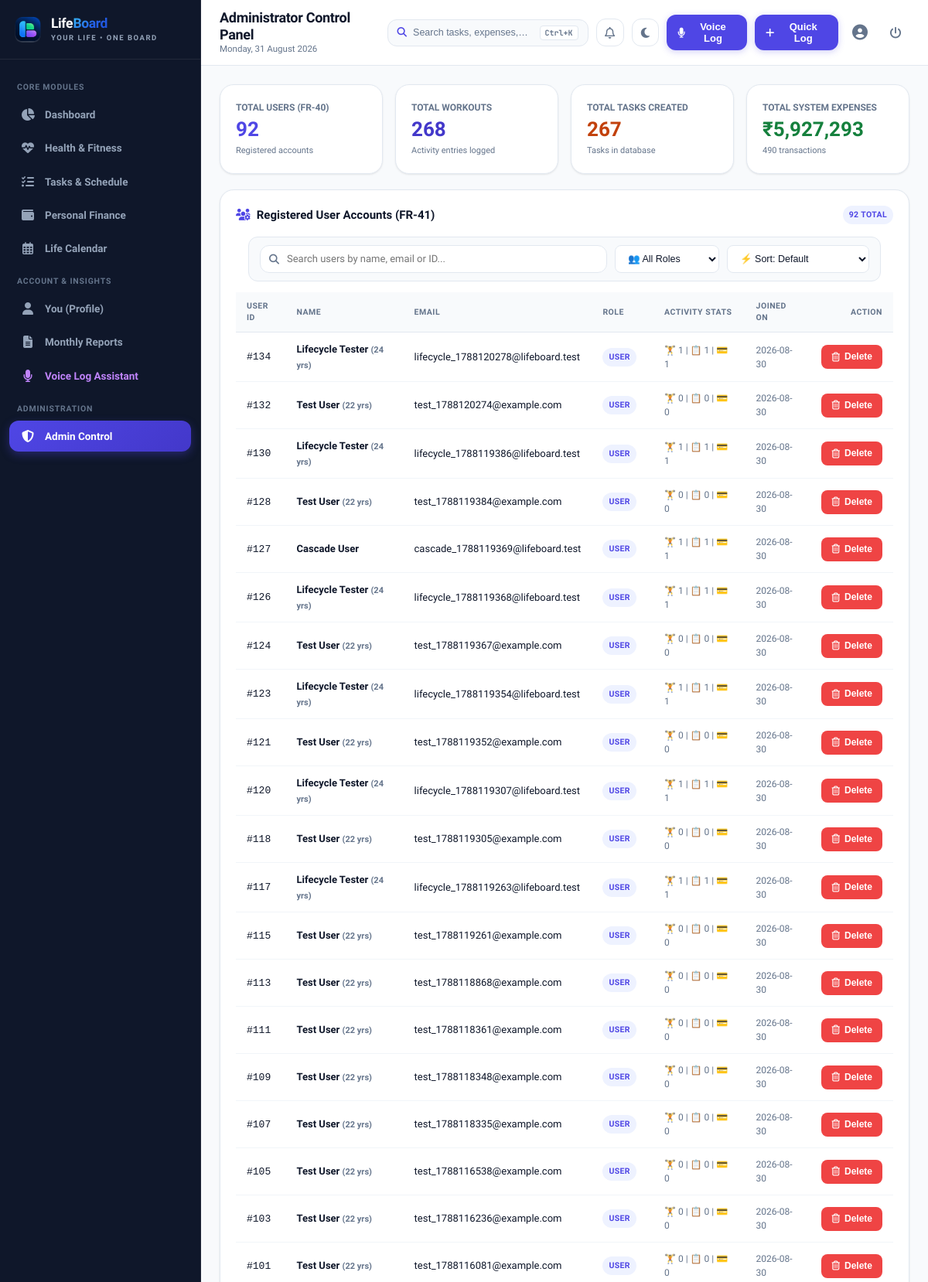
The page /admin (signed in, upper part) on the database its author committed.
### tables this page shows
CREATE TABLE users (
        user_id INTEGER PRIMARY KEY AUTOINCREMENT,
        name VARCHAR(100) NOT NULL,
        email VARCHAR(150) NOT NULL UNIQUE,
        password_hash VARCHAR(256) NOT NULL,
        role VARCHAR(10) DEFAULT 'user',
        phone VARCHAR(20),
        age INTEGER,
        bio TEXT,
        created_at DATETIME DEFAULT CURRENT_TIMESTAMP
    );

### app.py (the view)
@app.route('/admin')
@admin_required
def admin_panel():
    stats = models.get_admin_system_stats()
    users = models.get_all_registered_users()
    logs = models.get_audit_logs(limit=50)
    return render_template('admin/index.html',
                           stats=stats,
                           users=users,
                           logs=logs)

### app.py (called while the page is built)
def admin_required(f):
    @wraps(f)
    def decorated_function(*args, **kwargs):
        if 'user_id' not in session:
            flash('Please log in as an administrator.', 'warning')
            return redirect(url_for('login', next=request.path))
        if session.get('role') != 'admin':
            return render_template('errors/403.html'), 403
        return f(*args, **kwargs)
    return decorated_function

@app.after_request
def add_security_headers(response):
    response.headers['Cache-Control'] = 'no-cache, no-store, must-revalidate, max-age=0'
    response.headers['Pragma'] = 'no-cache'
    response.headers['Expires'] = '0'
    return response

@app.context_processor
def inject_global_variables():
    current_user = None
    notifications = []
    if 'user_id' in session:
        current_user = models.get_user_by_id(session['user_id'])
        notifications = models.get_user_notifications(session['user_id'])
    return {
        'current_user': current_user,
        'notifications': notifications,
        'unread_notifications_count': len(notifications),
        'today_date': date.today().strftime('%A, %d %B %Y'),
        'current_year': date.today().year,
        'current_month': date.today().month,
        'now': datetime.now()
    }

### database.py (called while the page is built)
def get_db():
    conn = sqlite3.connect(DB_PATH)
    conn.row_factory = sqlite3.Row
    conn.execute("PRAGMA foreign_keys = ON;")
    return conn

### models.py (called while the page is built)
def get_user_by_id(user_id: int):
    conn = get_db()
    cursor = conn.cursor()
    cursor.execute("SELECT * FROM users WHERE user_id = ?", (user_id,))
    user = cursor.fetchone()
    conn.close()
    return user

def get_all_registered_users():
    conn = get_db()
    cursor = conn.cursor()
    cursor.execute("""
    SELECT user_id, name, email, role, phone, age, created_at,
           (SELECT COUNT(*) FROM workout_log WHERE workout_log.user_id = users.user_id) AS workout_count,
           (SELECT COUNT(*) FROM tasks WHERE tasks.user_id = users.user_id) AS task_count,
           (SELECT COUNT(*) FROM expense_log WHERE expense_log.user_id = users.user_id) AS expense_count
    FROM users
    ORDER BY created_at DESC
    """)
    users = cursor.fetchall()
    conn.close()
    return users

### templates/admin/index.html (shortened to what this page needs)
{% extends "base.html" %}
{% block page_title %}Administrator Control Panel{% endblock %}
{% block content %}
<div class="grid-4">
  <div class="card">
    <div style="font-size: 12px; font-weight: 700; color: var(--text-muted); text-transform: uppercase;">Total Users (FR-40)</div>
    <div style="font-size: 26px; font-weight: 800; color: var(--primary);">{{ stats.total_users }}</div>
    <div style="font-size: 11px; color: var(--text-muted);">Registered accounts</div>
  </div>
  <div class="card">
    <div style="font-size: 12px; font-weight: 700; color: var(--text-muted); text-transform: uppercase;">Total Workouts</div>
    <div style="font-size: 26px; font-weight: 800; color: #4338ca;">{{ stats.total_workouts }}</div>
    <div style="font-size: 11px; color: var(--text-muted);">Activity entries logged</div>
  </div>
  <div class="card">
    <div style="font-size: 12px; font-weight: 700; color: var(--text-muted); text-transform: uppercase;">Total Tasks Created</div>
    <div style="font-size: 26px; font-weight: 800; color: #c2410c;">{{ stats.total_tasks }}</div>
    <div style="font-size: 11px; color: var(--text-muted);">Tasks in database</div>
  </div>
  <div class="card">
    <div style="font-size: 12px; font-weight: 700; color: var(--text-muted); text-transform: uppercase;">Total System Expenses</div>
    <div style="font-size: 26px; font-weight: 800; color: #15803d;">₹{{ "{:,.0f}".format(stats.total_spent_system) }}</div>
    <div style="font-size: 11px; color: var(--text-muted);">{{ stats.total_expenses }} transactions</div>
  </div>
</div>
<div class="card" style="margin-bottom: 24px;">
  <div class="card-header">
    <h3 class="card-title">
      <i class="fa-solid fa-users-gear" style="color: var(--primary);"></i>
      <span>Registered User Accounts (FR-41)</span>
    </h3>
    <span class="badge badge-primary">{{ users | length }} Total</span>
  </div>
  <div class="filter-toolbar" style="margin: 0 16px 14px 16px;">
    <div class="search-box">
      <input type="text" id="userSearchInput" class="form-control" placeholder="Search users by name, email or ID...">
    </div>
    <select id="userRoleFilter" class="filter-select">
      <option value="all">👥 All Roles</option>
    </select>
    <select id="userSortSelect" class="sort-select">
      <option value="default">⚡ Sort: Default</option>
    </select>
  </div>
  <div class="table-responsive">
    <table class="table-custom">
      <thead>
        <tr>
          <th>User ID</th>
          <th>Name</th>
          <th>Email</th>
          <th>Role</th>
          <th>Activity Stats</th>
          <th>Joined On</th>
          <th style="text-align: right;">Action</th>
        </tr>
      </thead>
      <tbody id="userTableBody">
        {% for u in users %}
        <tr data-name="{{ u.name | escape }}" data-role="{{ u.role }}" data-date="{{ u.created_at }}">
          <td><code>#{{ u.user_id }}</code></td>
          <td style="font-weight: 600;">
            {{ u.name }}
            {% if u.age %}<span style="font-size: 11px; color: var(--text-muted);">({{ u.age }} yrs)</span>{% endif %}
          </td>
          <td>{{ u.email }}</td>
          <td>
            <span class="badge {% if u.role == 'admin' %}badge-danger{% else %}badge-primary{% endif %}">
              {{ u.role }}
            </span>
          </td>
          <td style="font-size: 12px; color: var(--text-muted);">
            🏋️ {{ u.workout_count }} | 📋 {{ u.task_count }} | 💳 {{ u.expense_count }}
          </td>
          <td style="font-size: 12px; color: var(--text-muted);">{{ u.created_at[:10] }}</td>
          <td style="text-align: right;">
            {% if u.user_id != session.get('user_id') %}
            <form action="{{ url_for('admin_delete_user', target_user_id=u.user_id) }}" method="POST" style="display: inline;" data-confirm="Are you sure you want to delete user '{{ u.name }}'? All associated workouts, habits, tasks, and expenses will be permanently removed!">
              <button type="submit" class="btn btn-danger btn-sm" title="Delete User Account">
                <i class="fa-regular fa-trash-can"></i> Delete
              </button>
            </form>
            {% else %}
            <span class="badge badge-secondary">Active Admin</span>
            {% endif %}
          </td>
        </tr>
        {% endfor %}
      </tbody>
    </table>
  </div>
</div>
{% endblock %}

### static/css/style.css (style rules this page uses)
:root { --primary: #4f46e5; --primary-hover: #4338ca; --primary-light: #eef2ff; --primary-border: #c7d2fe; --secondary: #0284c7; --secondary-light: #e0f2fe; --success: #10b981; --success-light: #ecfdf5; --success-border: #a7f3d0; --warning: #f59e0b; --warning-light: #fffbeb; --warning-border: #fde68a; --danger: #ef4444; --danger-light: #fef2f2; --danger-border: #fecaca; --bg-app: #f8fafc; --bg-card: #ffffff; --bg-sidebar: #0f172a; --bg-sidebar-hover: #1e293b; --bg-sidebar-active: #312e81; --text-main: #0f172a; --text-muted: #64748b; --text-light: #94a3b8; --text-sidebar: #cbd5e1; --border-color: #e2e8f0; --border-light: #f1f5f9; --shadow-xs: 0 1px 2px rgba(0, 0, 0, 0.04); --shadow-sm: 0 1px 3px rgba(0, 0, 0, 0.06), 0 1px 2px rgba(0, 0, 0, 0.04); --shadow-md: 0 4px 6px -1px rgba(0, 0, 0, 0.07), 0 2px 4px -1px rgba(0, 0, 0, 0.04); --shadow-lg: 0 10px 15px -3px rgba(0, 0, 0, 0.08), 0 4px 6px -2px rgba(0, 0, 0, 0.04); --shadow-xl: 0 20px 25px -5px rgba(0, 0, 0, 0.1), 0 10px 10px -5px rgba(0, 0, 0, 0.04); --radius-sm: 8px; --radius-md: 12px; --radius-lg: 18px; --radius-full: 9999px; --transition: all 0.2s cubic-bezier(0.4, 0, 0.2, 1); }
*, *::before, *::after { box-sizing: border-box; margin: 0; padding: 0; -webkit-tap-highlight-color: transparent; }
html { font-size: 15px; scroll-behavior: smooth; height: 100%; }
body { font-family: 'Plus Jakarta Sans', -apple-system, BlinkMacSystemFont, "Segoe UI", Roboto, sans-serif; background-color: var(--bg-app); color: var(--text-main); line-height: 1.5; min-height: 100%; overflow-x: hidden; width: 100%; position: relative; text-rendering: optimizeLegibility; -webkit-font-smoothing: antialiased; }
.card { background-color: var(--bg-card); border-radius: var(--radius-lg); border: 1px solid var(--border-color); box-shadow: var(--shadow-sm); padding: 20px; transition: var(--transition); width: 100%; }
.card-header { display: flex; align-items: center; justify-content: space-between; margin-bottom: 16px; flex-wrap: wrap; gap: 10px; }
.card-title { font-size: 15px; font-weight: 800; display: flex; align-items: center; gap: 8px; color: var(--text-main); }
.card-title i { color: var(--primary); }
.grid-4 { display: grid; grid-template-columns: repeat(4, 1fr); gap: 16px; margin-bottom: 20px; width: 100%; }
.badge { display: inline-flex; align-items: center; gap: 4px; padding: 4px 8px; border-radius: var(--radius-full); font-size: 10.5px; font-weight: 700; text-transform: uppercase; letter-spacing: 0.4px; }
.badge-primary { background: var(--primary-light); color: var(--primary); }
.table-responsive { width: 100%; overflow-x: auto; -webkit-overflow-scrolling: touch; }
.table-custom { width: 100%; border-collapse: separate; border-spacing: 0; font-size: 13px; }
.table-custom th { background-color: var(--bg-app); color: var(--text-muted); font-weight: 700; text-transform: uppercase; font-size: 10.5px; letter-spacing: 0.5px; padding: 10px 14px; border-bottom: 1px solid var(--border-color); text-align: left; }
.table-custom td { padding: 12px 14px; border-bottom: 1px solid var(--border-light); color: var(--text-main); vertical-align: middle; }
.btn { display: inline-flex; align-items: center; justify-content: center; gap: 6px; padding: 8px 16px; font-size: 13px; font-weight: 600; border-radius: var(--radius-md); border: 1px solid transparent; cursor: pointer; transition: var(--transition); line-height: 1.4; }
.btn-danger { background-color: var(--danger); color: #ffffff; }
.btn-sm { padding: 6px 12px; font-size: 12px; border-radius: var(--radius-sm); }
.form-control { width: 100%; padding: 11px 14px; font-size: 15px; font-family: inherit; color: var(--text-main); background-color: var(--bg-card); border: 1px solid var(--border-color); border-radius: var(--radius-md); transition: var(--transition); }
.filter-toolbar { display: flex; gap: 10px; align-items: center; flex-wrap: wrap; padding: 10px 14px; background-color: var(--bg-app); border: 1px solid var(--border-color); border-radius: var(--radius-md); margin-bottom: 16px; }
.filter-toolbar .search-box { position: relative; flex: 1; min-width: 180px; }
.filter-toolbar .search-box input { padding-left: 34px; font-size: 13px; height: 36px; }
.filter-toolbar .filter-select, .filter-toolbar .sort-select { font-size: 12.5px; height: 36px; padding: 6px 12px; border-radius: var(--radius-sm); border: 1px solid var(--border-color); background-color: var(--bg-card); color: var(--text-main); min-width: 135px; }

### rows shown on the page
users: user_id "134", name "Lifecycle Tester", age "24", email "lifecycle_1788120278@lifeboard.test", role "USER", workout_count "1", task_count "1", expense_count "1", created_at "2026-08-30"
users: user_id "132", name "Test User", age "22", email "test_1788120274@example.com", role "USER", workout_count "0", task_count "0", expense_count "0", created_at "2026-08-30"
users: user_id "130", name "Lifecycle Tester", age "24", email "lifecycle_1788119386@lifeboard.test", role "USER", workout_count "1", task_count "1", expense_count "1", created_at "2026-08-30"
users: user_id "128", name "Test User", age "22", email "test_1788119384@example.com", role "USER", workout_count "0", task_count "0", expense_count "0", created_at "2026-08-30"
users: user_id "127", name "Cascade User", email "cascade_1788119369@lifeboard.test", role "USER", workout_count "1", task_count "1", expense_count "1", created_at "2026-08-30"
users: user_id "126", name "Lifecycle Tester", age "24", email "lifecycle_1788119368@lifeboard.test", role "USER", workout_count "1", task_count "1", expense_count "1", created_at "2026-08-30"
users: user_id "124", name "Test User", age "22", email "test_1788119367@example.com", role "USER", workout_count "0", task_count "0", expense_count "0", created_at "2026-08-30"
users: user_id "123", name "Lifecycle Tester", age "24", email "lifecycle_1788119354@lifeboard.test", role "USER", workout_count "1", task_count "1", expense_count "1", created_at "2026-08-30"
users: user_id "121", name "Test User", age "22", email "test_1788119352@example.com", role "USER", workout_count "0", task_count "0", expense_count "0", created_at "2026-08-30"
users: user_id "120", name "Lifecycle Tester", age "24", email "lifecycle_1788119307@lifeboard.test", role "USER", workout_count "1", task_count "1", expense_count "1", created_at "2026-08-30"
users: user_id "118", name "Test User", age "22", email "test_1788119305@example.com", role "USER", workout_count "0", task_count "0", expense_count "0", created_at "2026-08-30"
users: user_id "117", name "Lifecycle Tester", age "24", email "lifecycle_1788119263@lifeboard.test", role "USER", workout_count "1", task_count "1", expense_count "1", created_at "2026-08-30"
users: user_id "115", name "Test User", age "22", email "test_1788119261@example.com", role "USER", workout_count "0", task_count "0", expense_count "0", created_at "2026-08-30"
users: user_id "113", name "Test User", age "22", email "test_1788118868@example.com", role "USER", workout_count "0", task_count "0", expense_count "0", created_at "2026-08-30"
users: user_id "111", name "Test User", age "22", email "test_1788118361@example.com", role "USER", workout_count "0", task_count "0", expense_count "0", created_at "2026-08-30"
users: user_id "109", name "Test User", age "22", email "test_1788118348@example.com", role "USER", workout_count "0", task_count "0", expense_count "0", created_at "2026-08-30"
users: user_id "107", name "Test User", age "22", email "test_1788118335@example.com", role "USER", workout_count "0", task_count "0", expense_count "0", created_at "2026-08-30"
users: user_id "105", name "Test User", age "22", email "test_1788116538@example.com", role "USER", workout_count "0", task_count "0", expense_count "0", created_at "2026-08-30"
users: user_id "103", name "Test User", age "22", email "test_1788116236@example.com", role "USER", workout_count "0", task_count "0", expense_count "0", created_at "2026-08-30"
users: user_id "101", name "Test User", age "22", email "test_1788116081@example.com", role "USER", workout_count "0", task_count "0", expense_count "0", created_at "2026-08-30"

### other values the page prints
{{ stats.total_users }} "92"
{{ stats.total_workouts }} "268"
{{ stats.total_tasks }} "267"
{{ "{:,.0f}".format(stats.total_spent_system) }} "5,927,293"
{{ stats.total_expenses }} "490"
{{ users | length }} "92"
